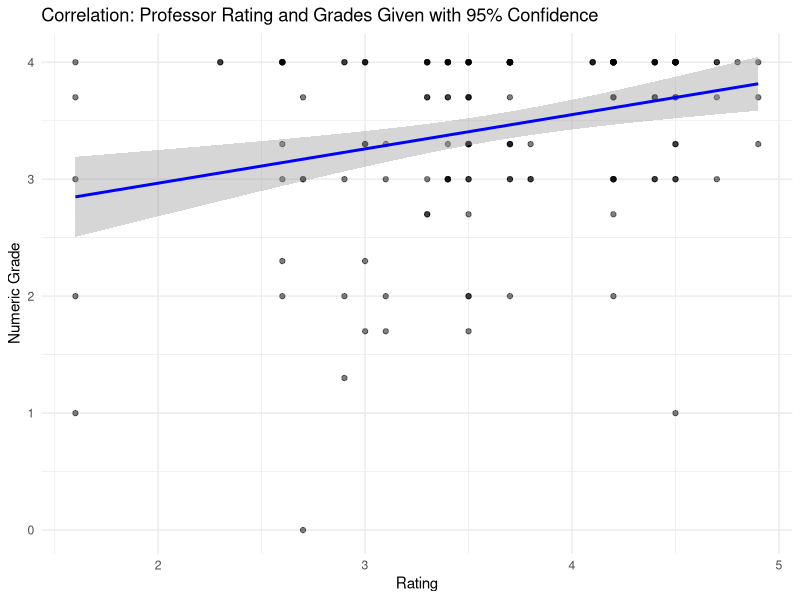
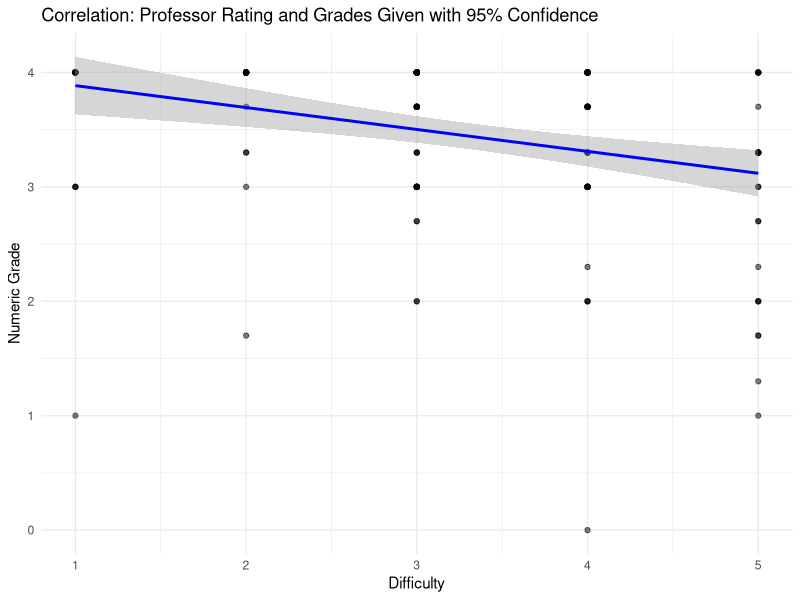
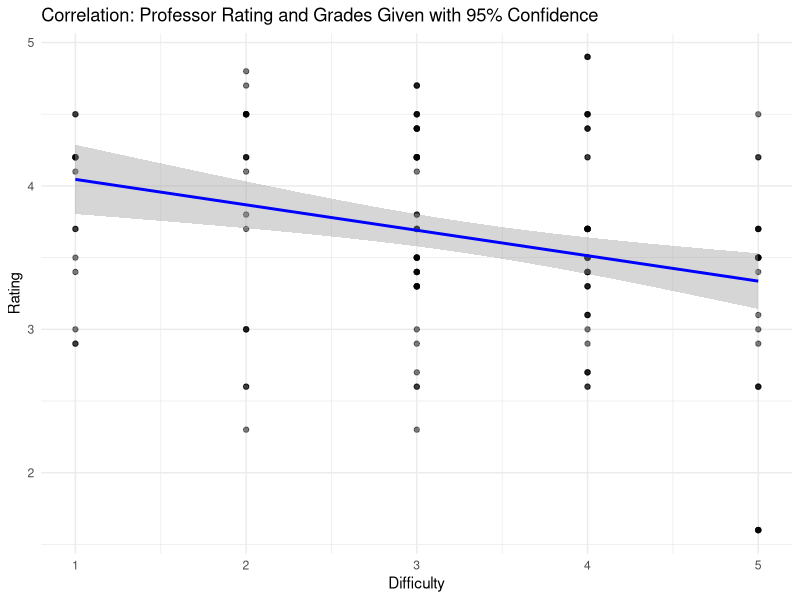

Generate these figures, in order, with R:
## ---- chunk 1
library(dplyr)
library(tidyr)
library(ggplot2)

data <- read.csv("data.csv", stringsAsFactors = FALSE)

grade_to_numeric <- function(grade) {
  case_when(
    grade %in% c("A+", "A") ~ 4.0,
    grade == "A-" ~ 3.7,
    grade == "B+" ~ 3.3,
    grade == "B"  ~ 3.0,
    grade == "B-" ~ 2.7,
    grade == "C+" ~ 2.3,
    grade == "C"  ~ 2.0,
    grade == "C-" ~ 1.7,
    grade == "D+" ~ 1.3,
    grade == "D"  ~ 1.0,
    grade == "F"  ~ 0.0,
    TRUE ~ NA_real_
  )
}


## ---- chunk 2
data$Numeric_Grade <- sapply(data$Grade, grade_to_numeric)

cleaned_data <- na.omit(data, cols = c("Star_rating", "Numeric_Grade", "Student_rated_difficulty"))

correlation <- cor(cleaned_data$Star_rating, cleaned_data$Numeric_Grade)

ggplot(cleaned_data, aes(x = Star_rating, y = Numeric_Grade)) +
  geom_point(alpha = 0.5) +
  geom_smooth(method = "lm", col = "blue") +
  labs(title = "Correlation: Professor Rating and Grades Given with 95% Confidence",
       x = "Rating",
       y = "Numeric Grade") +
  theme_minimal()

print(paste("Correlation coefficient:", correlation))

## ---- chunk 3

correlation2 <- cor(cleaned_data$Student_rated_difficulty, cleaned_data$Numeric_Grade)

ggplot(cleaned_data, aes(x = Student_rated_difficulty, y = Numeric_Grade)) +
  geom_point(alpha = 0.5) +
  geom_smooth(method = "lm", col = "blue") +
  labs(title = "Correlation: Professor Rating and Grades Given with 95% Confidence",
       x = "Difficulty",
       y = "Numeric Grade") +
  theme_minimal()

print(paste("Correlation coefficient:", correlation2))

## ---- chunk 4
correlation3 <- cor(cleaned_data$Student_rated_difficulty, cleaned_data$Star_rating)

ggplot(cleaned_data, aes(x = Student_rated_difficulty, y = cleaned_data$Star_rating)) +
  geom_point(alpha = 0.5) +
  geom_smooth(method = "lm", col = "blue") +
  labs(title = "Correlation: Professor Rating and Grades Given with 95% Confidence",
       x = "Difficulty",
       y = "Rating") +
  theme_minimal()

print(paste("Correlation coefficient:", correlation3))

